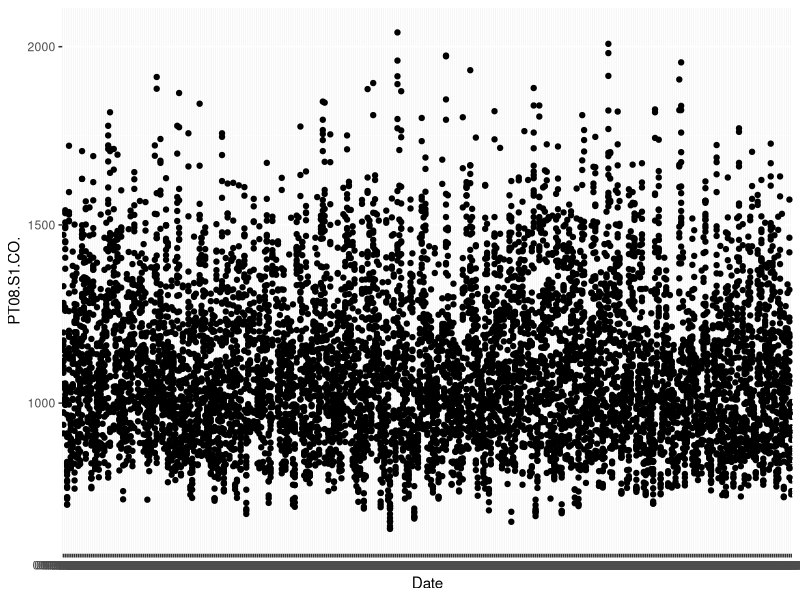
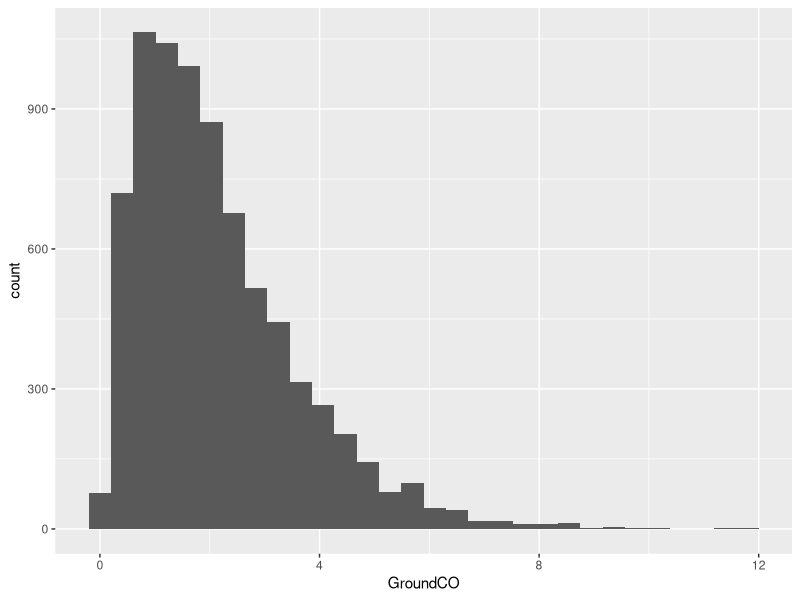

R code for these plots, in order:
## ---- chunk 1
knitr::opts_chunk$set(echo = TRUE, message = FALSE, warning = FALSE)
set.seed(42)
## ---- chunk 2
# Install once if needed and comment it out
# install.packages(c("tidyverse","dplyr", GGally", "ggplot2"))
library(tidyverse)
library(dplyr)
library(GGally) 
library(ggplot2)
## ---- chunk 3
air_raw <- read.csv("AirQualityData.csv",sep = ";",header = TRUE)
summary(air_raw) 

names(air_raw)
head(air_raw)
air <- air_raw
#check how many values in Ground CO is missing
length(which(air_raw$CO.GT. == -200))

air[air == -200] <- NA

ggplot(air,aes(x = Date,y = PT08.S1.CO.)) +
  geom_point()

air <- air %>% 
  rename(GroundCO = CO.GT.,SensorCO = PT08.S1.CO.)

ggplot(air,aes(x = GroundCO)) +
  geom_histogram()
